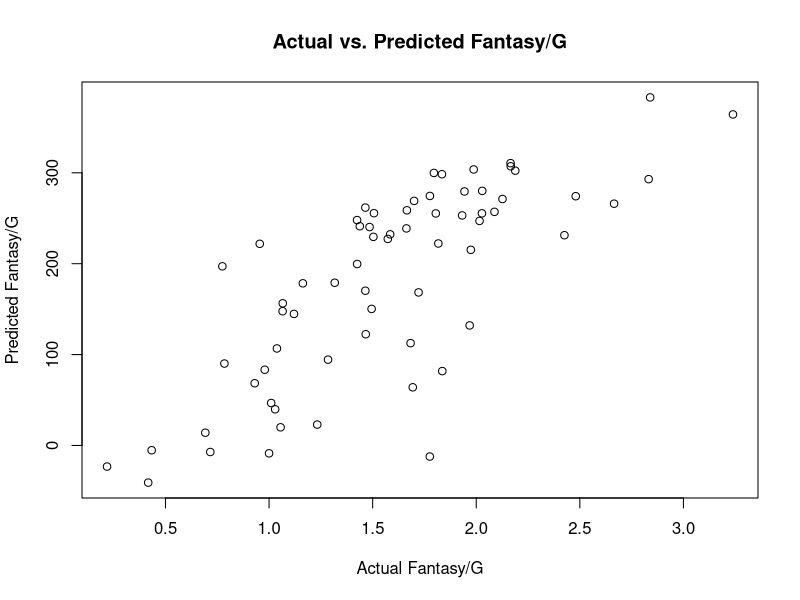
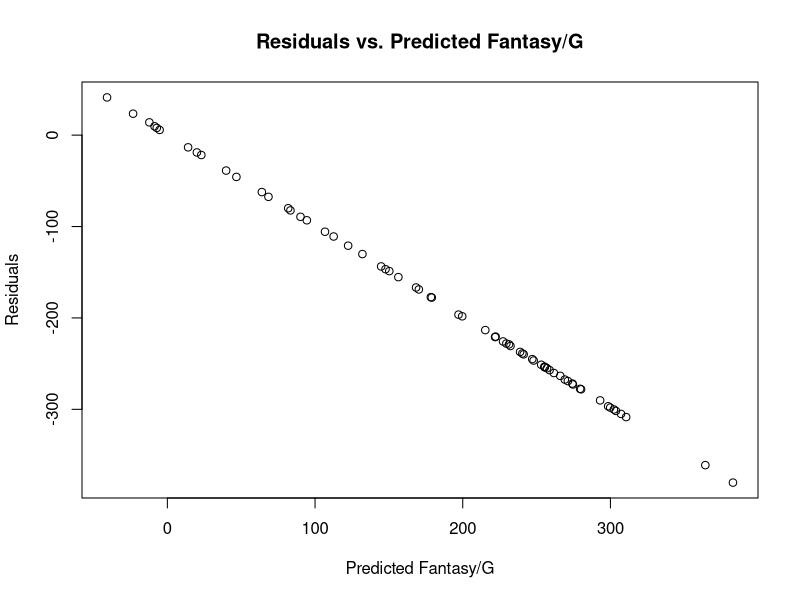
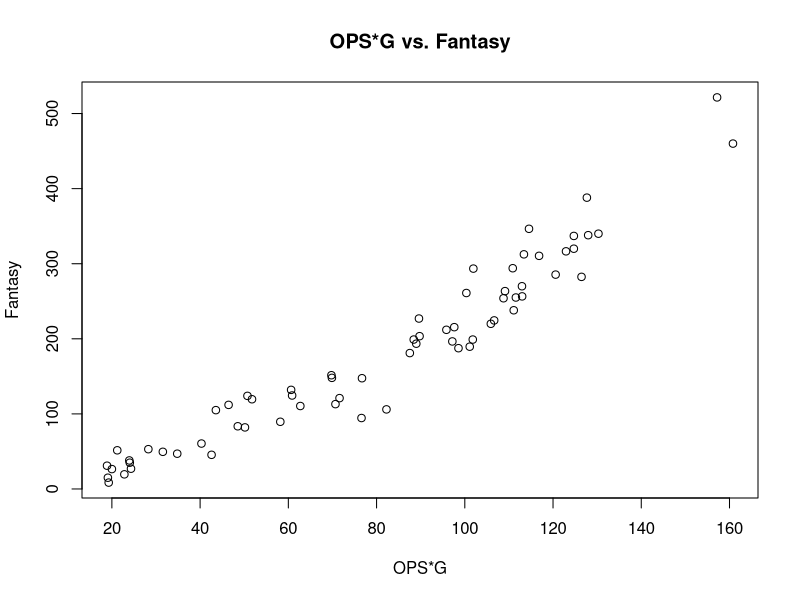
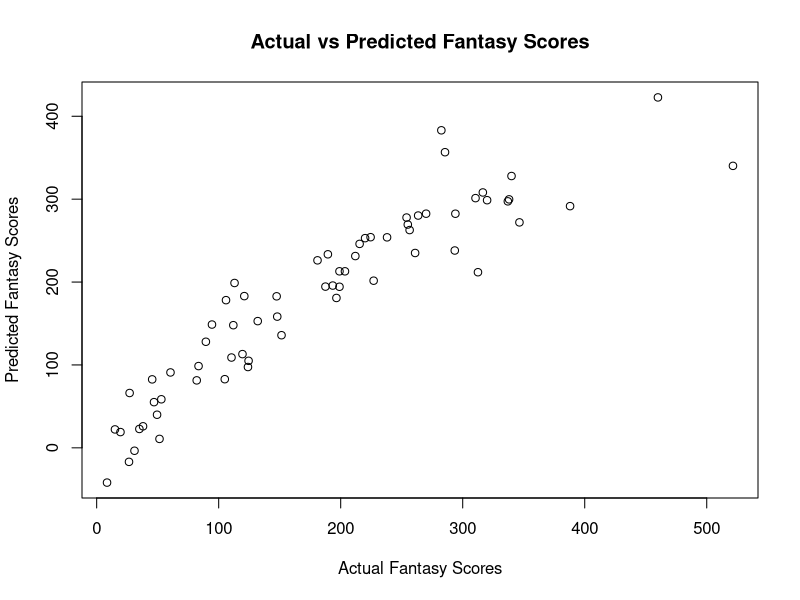

The R source for these figures, in order: (Note: this script raises an error after producing the figures.)
#Load the File
HEC1B <- read.csv("HEC1B.csv")

# List the first few rows of the data
head(HEC1B)

# Create a new variable that is (H+(3*HR)+RBI+R+(3*SB)+BB)
HEC1B$Fantasy <- ((HEC1B$H - HEC1B$HR - HEC1B$X3B - HEC1B$X2B) *3) + (6 * HEC1B$HR) + (HEC1B$SB) + (HEC1B$BB * 0.5) + (HEC1B$X2B * 4) + (HEC1B$X3B * 5) - (HEC1B$AB * 0.5) - (HEC1B$CS * 2)


# Compute the mean of the fantasy score
mean_fantasy_score <- mean(HEC1B$Fantasy)
print(mean_fantasy_score)


#Show variable names in HEC1B data frame
names(HEC1B)


# Create a predictor with multiple variables for Fantasy variable
fit <- lm(Fantasy ~ BB. + BABIP + ISO + G, data = HEC1B)



# Print the summary of the model
summary(fit)

# Use the model to make predictions
predictions <- predict(fit, newdata = HEC1B)

# Print the predictions
print(predictions)

# Create a scatterplot of the actual vs. predicted values
plot(HEC1B$Fantasy/HEC1B$G, predictions, xlab = "Actual Fantasy/G", ylab = "Predicted Fantasy/G", main = "Actual vs. Predicted Fantasy/G")

# Calculate residuals
residuals <- HEC1B$Fantasy/HEC1B$G - predictions

# Plot residuals vs. predicted values
plot(predictions, residuals, xlab = "Predicted Fantasy/G", ylab = "Residuals", main = "Residuals vs. Predicted Fantasy/G")

# Plot (OPS*G) vs. Fantasy
plot(HEC1B$OPS*HEC1B$G, HEC1B$Fantasy, xlab = "OPS*G", ylab = "Fantasy", main = "OPS*G vs. Fantasy")


# Function to automatically test different predictor variables
test_predictors <- function(response, predictors, data) {
    for (predictor in predictors) {
        formula <- as.formula(paste(response, "~", predictor))
        fit <- lm(formula, data = data)
        print(summary(fit))
    }
}

# List of predictor variables to test
predictors <- c("BB.", "BABIP", "ISO", "G", "K.", "Hard.",
                "OPS", "Spd", "LD.", "GB.", "FB.", "HR:FB.")

# Test the predictor variables
test_predictors("Fantasy", predictors, HEC1B)

# Function to automatically test different combinations of predictor variables
test_predictors <- function(response, predictors, data) {
    for (i in 1:(length(predictors) - 1)) {
        for (j in (i + 1):length(predictors)) {
            formula <- as.formula(paste(response, "~", predictors[i], "+", predictors[j]))
            fit <- lm(formula, data = data)
            print(summary(fit))
        }
    }
}

# List of predictor variables to test
predictors <- c("BB.", "BABIP", "ISO", "G", "K.", "Hard.",
                                "OPS", "Spd", "LD.", "GB.", "FB.", "HR/FB.")

# Test the predictor variables
test_predictors("Fantasy", predictors, HEC1B)

# Function to automatically test different combinations of predictor variables
test_predictors <- function(response, predictors, data) {
    # Initialize a data frame to store the results
    results <- data.frame(
        formula = character(),
        adj.r.squared = numeric(),
        stringsAsFactors = FALSE
    )

    for (i in 1:(length(predictors) - 1)) {
        for (j in (i + 1):length(predictors)) {
            formula <- as.formula(paste(response, "~", predictors[i], "+", predictors[j]))
            fit <- lm(formula, data = data)
            # Add the results to the data frame
            results <- rbind(results, data.frame(
                formula = paste(predictors[i], "+", predictors[j]),
                adj.r.squared = summary(fit)$adj.r.squared
            ))
        }
    }

    # Sort the results by the adjusted R-squared value in descending order
    results <- results[order(-results$adj.r.squared), ]

    # Return the top 3 models
    return(head(results, 10))
}

# List of predictor variables to test
predictors <- c("BB.", "BABIP", "ISO", "G", "K.", "Hard.",
                                "OPS", "Spd", "LD.", "GB.", "FB.", "HR/FB.")

# Test the predictor variables and print the top 3 models
top_models <- test_predictors("Fantasy", predictors, HEC1B)
print(top_models)




## THIS IS WHERE THE FINAL MODEL IS FIRST FOUND ##


# Function to automatically test different combinations of predictor variables
test_predictors <- function(response, predictors, data) {
    # Initialize a data frame to store the results
    results <- data.frame(
        formula = character(),
        adj.r.squared = numeric(),
        stringsAsFactors = FALSE
    )

    # Use the combn() function to generate all combinations of 4 predictors
    combinations <- combn(predictors, 4)
    
    for (i in 1:ncol(combinations)) {
        formula <- as.formula(paste(response, "~", paste(combinations[, i], collapse = " + ")))
        fit <- lm(formula, data = data)
        # Add the results to the data frame
        results <- rbind(results, data.frame(
            formula = paste(combinations[, i], collapse = " + "),
            adj.r.squared = summary(fit)$adj.r.squared
        ))
    }

    # Sort the results by the adjusted R-squared value in descending order
    results <- results[order(-results$adj.r.squared), ]

    # Return the top 10 models
    return(head(results, 10))
}

# List of predictor variables to test
predictors <- c("BB.", "BABIP", "ISO", "G", "K.", "Hard.",
                                 "Spd", "LD.", "GB.", "FB.", "HR/FB.")

# Test the predictor variables and print the top 10 models
top_models <- test_predictors("Fantasy", predictors, HEC1B)
print(top_models)

# Create model prediciting fantasy by ISO, OPS, HR/FB., and G
fit <- lm(Fantasy ~ Hard. + HR:FB. + G + Contact., data = HEC1B)

# Print the summary of the model
summary(fit)

# Install and load the car package
if (!require(car)) install.packages('car')
library(car)

# Calculate VIF
vif(fit)

# Install glmnet if not already installed
if (!require(glmnet)) install.packages('glmnet')

# Load the glmnet package
library(glmnet)

# Prepare the data for glmnet
x <- model.matrix(Fantasy ~ Hard. + HR:FB. + G + Contact. , data = HEC1B)[, -1]
y <- HEC1B$Fantasy

# Perform ridge regression
fit <- glmnet(x, y, alpha = 0, lambda = 0.1)

# Print the coefficients
print(coef(fit))

#Plot actual vs predicted fantasy scores with regression line
plot(HEC1B$Fantasy, predict(fit, newx = x), xlab = "Actual Fantasy Scores", ylab = "Predicted Fantasy Scores", main = "Actual vs Predicted Fantasy Scores")


# Perform cross-validation to find the optimal lambda
cv_fit <- cv.glmnet(x, y, alpha = 0)

# Print the optimal lambda
print(cv_fit$lambda.min)

lambda_grid <- grid_regular(penalty(), levels = 50)

# Perform lasso regression
fit <- glmnet(x, y, alpha = 1, lambda = 0.1)

# Print the coefficients
print(coef(fit))

# Predict fantasy scores using the lasso model
predictions <- predict(fit, newx = x)

# Calculate the R-squared (R^2)
sst <- sum((y - mean(y))^2)
sse <- sum((predictions - y)^2)
r_squared <- 1 - (sse / sst)
print(r_squared)



# Create a variable in HEC1B that is the predicted fantasy scores
HEC1B22$Predicted_Fantasy <- predictions


# Save the csv
write.csv(HEC1B, file = "HEC1B.csv")

# Plot predicted fantasy scores vs. actual fantasy scores
ggplot(HEC1B, aes(x = Fantasy, y = Predicted_Fantasy)) +
    geom_point() +
    geom_smooth(method = "lm", col = "red") +
    labs(x = "Actual Fantasy Scores", y = "Predicted Fantasy Scores", title = "Actual vs Predicted Fantasy Scores") +
    theme_minimal()

# Load the ggplot2 library
library(ggplot2)

# Create a data frame to hold the actual and predicted values
data <- data.frame(Actual = y, s0 = predictions)
print(data)

# Create the plot
ggplot(data, aes(x = Actual, y = s0)) +
    geom_point() +
    geom_smooth(method = "lm", col = "red") +
    labs(x = "Actual Fantasy Scores", y = "Predicted Fantasy Scores", title = "Actual vs Predicted Fantasy Scores") +
    theme_minimal()



asdfdf


# Import HEC1B22.csv
HEC1B22 <- read.csv("HEC1B22.csv")

# Creat the fantasy variable
HEC1B22$Fantasy <- ((HEC1B22$H - HEC1B22$HR - HEC1B22$X3B - HEC1B22$X2B) *3) + (6 * HEC1B22$HR) + (HEC1B22$SB) + (HEC1B22$BB * 1.5) + (HEC1B22$X2B * 4) + (HEC1B22$X3B * 5) - (HEC1B22$AB * 0.5) - (HEC1B22$CS * 2)

# Compute mean fantasy score
mean_fantasy_score <- mean(HEC1B22$Fantasy)
print(mean_fantasy_score)

# Prepare the data for glmnet
x <- model.matrix(Fantasy ~ Hard. + HR:FB. + G + Contact. , data = HEC1B22)[, -1]
y <- HEC1B22$Fantasy

fit <- glmnet(x, y, alpha = 1, lambda = 0.1)

# Print the coefficients
print(coef(fit))

# Predict fantasy scores using the lasso model
newx <- model.matrix(Fantasy ~ Hard. + HR:FB. + G + Contact. , data = HEC1B22)[, -1]
predictions <- predict(fit, newx = newx)

# Calculate the R-squared (R^2)
sst <- sum((y - mean(y))^2)
sse <- sum((predictions - y)^2)
r_squared <- 1 - (sse / sst)
print(r_squared)

# Create variable in HEC1B that is =-478.12 + 451.57(Hard.) + 5.02(HR:FB.) + 2.16(G) + 372.38(Contact.)
HEC1B22$Predicted <- -478.12 + 451.57*HEC1B$Hard. + 5.02*HEC1B$HR.FB + 2.16*HEC1B$G + 372.38*HEC1B$Contact.

# Add the predicted fantasy scores to the HEC1B data frame
HEC1B$Predicted_Fantasy <- HEC1B$Fantasy22

# Plot Predicted_Fantasy against Fantasy from HEC1B
ggplot(HEC1B, aes(x = Fantasy22, y = Fantasy)) +
    geom_point() +
    geom_smooth(method = "lm", col = "red") +
    labs(x = "Predicted Fantasy Scores", y = "Actual Fantasy Scores", title = "Predicted vs Actual Fantasy Scores") +
    theme_minimal()

# Save the updated data frame to a new CSV file
write.csv(HEC1B, file = "HEC1B.csv")


# Print the updated data frame
print(HEC1B)

# Use GGplot to plot Fantasy22 against Fantasy
ggplot(HEC1B, aes(x = Fantasy22, y = Fantasy)) +
    geom_point() +
    geom_smooth(method = "lm", col = "red") +
    labs(x = "Predicted Fantasy Scores", y = "Actual Fantasy Scores", title = "Predicted vs Actual Fantasy Scores") +
    theme_minimal()

# Load the glmnet library
library(glmnet)

names(HEC1B)

sgdsf

# Create a model matrix
x <- model.matrix(Fantasy ~ BB. + K. + Spd + LD. + GB. + FB. + HR:FB. + Hard. + Contact. + O.Swing. + G, data = HEC1B)[, -1]
y <- HEC1B$Fantasy

# Perform lasso regression with cross-validation to find the best lambda
cv.fit <- cv.glmnet(x, y, alpha = 1)

# Print the best lambda value
print(cv.fit$lambda.min)

# Fit the final lasso model with the best lambda
final_model <- glmnet(x, y, alpha = 1, lambda = cv.fit$lambda.min)

# Print the coefficients
print(coef(final_model))

# Predict fantasy scores using the final lasso model
predictions <- predict(final_model, newx = x)

# Calculate the R-squared (R^2)
sst <- sum((y - mean(y))^2)
sse <- sum((predictions - y)^2)
r_squared <- 1 - (sse / sst)
print(r_squared)


####

# Filter the data for the years 2021 and 2022
data_2021 <- HEC1B$Predicted_Fantasy
data_2022 <- HEC1B22$Fantasy

# Get the players that are present in both datasets
common_players <- intersect(HEC1B$Player, HEC1B22$Player)

# Filter the data for the common players
data_2021 <- HEC1B$Predicted_Fantasy[HEC1B$Player %in% common_players]
data_2022 <- HEC1B22$Fantasy[HEC1B22$Player %in% common_players]

# Plot the data
plot(data_2021, data_2022)


ajsdkas
### Here is the final code for the HEC1B.r file ###


Comp <- read.csv("TRUEHEC.csv")

# Create the Fantasy variable
Comp$Fantasy <- ((Comp$H - Comp$HR - Comp$X3B - Comp$X2B) *3) + (6 * Comp$HR) + (Comp$SB) + (Comp$BB * 1.5) + (Comp$X2B * 4) + (Comp$X3B * 5) - (Comp$AB * 0.5) - (Comp$CS * 2)

# Compute the mean of the fantasy score
mean_fantasy_score <- mean(Comp$Fantasy)
print(mean_fantasy_score)

# Prepare the data for glmnet
x <- model.matrix(Fantasy ~ Hard. + HR:FB. + G + O.Contact. , data = Comp)[, -1]
y <- Comp$Fantasy

fit <- glmnet(x, y, alpha = 1, lambda = 0.1)

# Print the coefficients
print(coef(fit))

fit <- lm(Fantasy ~ Hard. + HR:FB. + G + O.Contact., data = Comp)

# Print the summary of the model
summary(fit)

# Create a Fantasy points per game variable
Comp$FantasyPG <- Comp$Fantasy / Comp$G

# Create a predicted fantasy points per game variable
Comp$Predicted_FantasyPG <- predict(fit, newdata = Comp)

library(ggplot2)

# Create the scatter plot with a regression line
ggplot(Comp, aes(x = Predicted_FantasyPG, y = FantasyPG)) +
    geom_point() +
    geom_smooth(method = "lm", col = "red") +
    labs(x = "Predicted Fantasy Points per Game", y = "Actual Fantasy Points per Game") +
    ggtitle("Predicted vs Actual Fantasy Points per Game") +
    theme_minimal()

# Load in TRUEHEC22.csv
Comp22 <- read.csv("TRUEHEC22.csv")

# Create the Fantasy variable
Comp22$Fantasy <- ((Comp22$H - Comp22$HR - Comp22$X3B - Comp22$X2B) *3) + (6 * Comp22$HR) + (Comp22$SB) + (Comp22$BB * 1.5) + (Comp22$X2B * 4) + (Comp22$X3B * 5) - (Comp22$AB * 0.5) - (Comp22$CS * 2)

# Compute the mean of the fantasy score
mean_fantasy_score <- mean(Comp22$Fantasy)
print(mean_fantasy_score)

# Create fantasy points per game variable
Comp22$FantasyPG <- Comp22$Fantasy / Comp22$G

# Merge Comp and Comp22
data <- merge(Comp, Comp22, by = "Name", all = FALSE)


# Create the scatter plot with a regression line
ggplot(data, aes(x = Predicted_FantasyPG, y = FantasyPG.y)) +
    geom_point() +
    geom_smooth(method = "lm", col = "red") +
    labs(x = "Predicted Fantasy Points per Game", y = "Actual Fantasy Points per Game") +
    ggtitle("Predicted vs Actual Fantasy Points per Game") +
    theme_minimal()

# Use the same regression formula to create a predicted fantasy for Comp22
fit <- lm(Fantasy ~ Hard. + HR:FB. + G + O.Contact., data = Comp22)

# Create a predicted fantasy points variable
Comp22$Predicted_Fantasy <- predict(fit, newdata = Comp22)

# Create a predicted fantasy points per game variable
Comp22$Predicted_FantasyPG <- Comp22$Predicted_Fantasy / Comp22$G

# Import the TRUEHEC23.csv file
Comp23 <- read.csv("TRUEHEC23.csv")

# Create the Fantasy variable
Comp23$Fantasy <- ((Comp23$H - Comp23$HR - Comp23$X3B - Comp23$X2B) *3) + (6 * Comp23$HR) + (Comp23$SB) + (Comp23$BB * 1.5) + (Comp23$X2B * 4) + (Comp23$X3B * 5) - (Comp23$AB * 0.5) - (Comp23$CS * 2)

# Compute the mean of the fantasy score
mean_fantasy_score <- mean(Comp23$Fantasy)
print(mean_fantasy_score)

# Create fantasy points per game variable
Comp23$FantasyPG <- Comp23$Fantasy / Comp23$G

# Merge Comp and Comp23
data <- merge(Comp22, Comp23, by = "Name", all = FALSE)


# Create the scatter plot with a regression line
ggplot(data, aes(x = Predicted_FantasyPG, y = FantasyPG.y)) +
    geom_point() +
    labs(x = "Predicted Fantasy Points per Game", y = "Actual Fantasy Points per Game") +
    ggtitle("Predicted vs Actual Fantasy Points per Game") +
    theme_minimal()

# Save the ggplot as a png file
ggsave("Predicted_vs_Actual_Fantasy.png")

# Create the predicted fantasy variable in Comp23
fit <- lm(Fantasy ~ Hard. + HR:FB. + G + O.Contact., data = Comp23)

summary(fit)

# Create a predicted fantasy points variable
Comp23$Predicted_Fantasy <- predict(fit, newdata = Comp23)

# Create a predicted fantasy points per game variable
Comp23$Predicted_FantasyPG <- Comp23$Predicted_Fantasy / Comp23$G

summary(fit)

# Create a table that will have the mean fantasy score for Comp, Comp22, and Comp23
mean_fantasy_scores <- data.frame(
    Comp = mean(Comp$Fantasy),
    Comp22 = mean(Comp22$Fantasy),
    Comp23 = mean(Comp23$Fantasy)
)

# Print the mean fantasy scores
print(mean_fantasy_scores)

# Plot the predicted fantasy from 2023 against the actual fantasy from 2023
ggplot(Comp23, aes(x = Predicted_Fantasy, y = Fantasy)) +
    geom_point() +
    geom_smooth(method = "lm", col = "red") +
    labs(x = "Predicted Fantasy", y = "Actual Fantasy") +
    ggtitle("Predicted vs Actual Fantasy") +
    theme_minimal()

# Save the ggplot as a png file
ggsave("Predicted_vs_Actual_Fantasy_2023.png")
